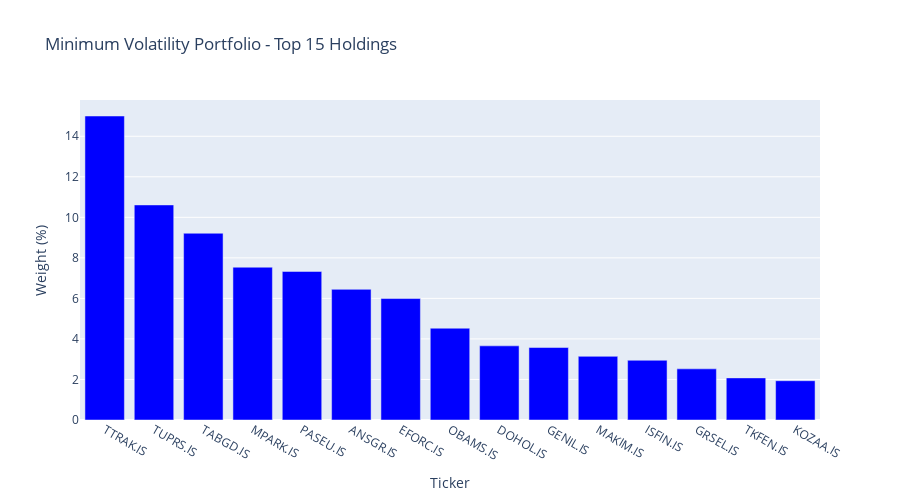

Here is the notebook cell this chart was saved with:
### Code cell
fig2 = go.Figure()

fig2.add_trace(go.Bar(
    x=min_vol_top.index[:15],
    y=min_vol_top.values[:15]*100,
    name='Min Volatility',
    marker_color='blue'
))

fig2.update_layout(
    title='Minimum Volatility Portfolio - Top 15 Holdings',
    xaxis_title='Ticker',
    yaxis_title='Weight (%)',
    height=500
)

fig2.show()

### Figure 1 — Plotly figure (JSON) as saved in the notebook; plotly's stock layout.template omitted (floating-point values rounded to 4 significant figures)
{"data": [{"marker": {"color": "blue"}, "name": "Min Volatility", "type": "bar", "x": ["TTRAK.IS", "TUPRS.IS", "TABGD.IS", "MPARK.IS", "PASEU.IS", "ANSGR.IS", "EFORC.IS", "OBAMS.IS", "DOHOL.IS", "GENIL.IS", "MAKIM.IS", "ISFIN.IS", "GRSEL.IS", "TKFEN.IS", "KOZAA.IS"], "y": [15.0, 10.61, 9.215, 7.539, 7.33, 6.447, 5.992, 4.529, 3.659, 3.577, 3.142, 2.947, 2.524, 2.078, 1.939]}], "layout": {"height": 500, "title": {"text": "Minimum Volatility Portfolio - Top 15 Holdings"}, "xaxis": {"title": {"text": "Ticker"}}, "yaxis": {"title": {"text": "Weight (%)"}}}}
